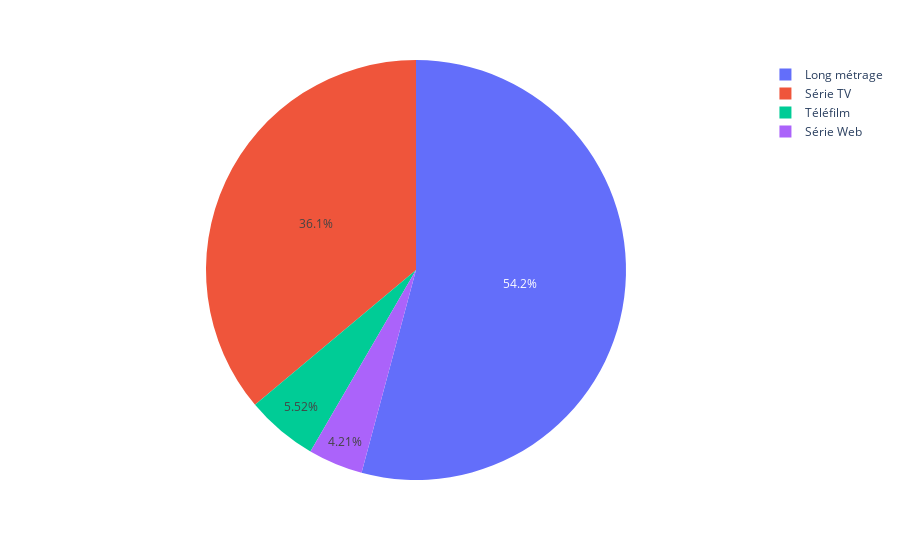

Source (notebook cell):
### Code cell
import plotly.express as px
import plotly.graph_objects as go
import plotly.io as pio

# Univariate analysis
# Distribution of each numeric variable

# fig = px.histogram(df_tournage, x="type")
fig = px.pie(df_tournage, names='type')
fig.show()

### Figure 1 — Plotly figure (JSON) as saved in the notebook; plotly's stock layout.template omitted (floating-point values rounded to 4 significant figures; data arrays with more than 128 entries replaced by an {"elided": "..."} marker saying what was removed)
{"data": [{"domain": {"x": [0, 1], "y": [0, 1]}, "hovertemplate": "type=%{label}<extra></extra>", "labels": {"elided": "10765 str values"}, "legendgroup": "", "name": "", "showlegend": true, "type": "pie"}], "layout": {"legend": {"tracegroupgap": 0}, "margin": {"t": 60}}}
